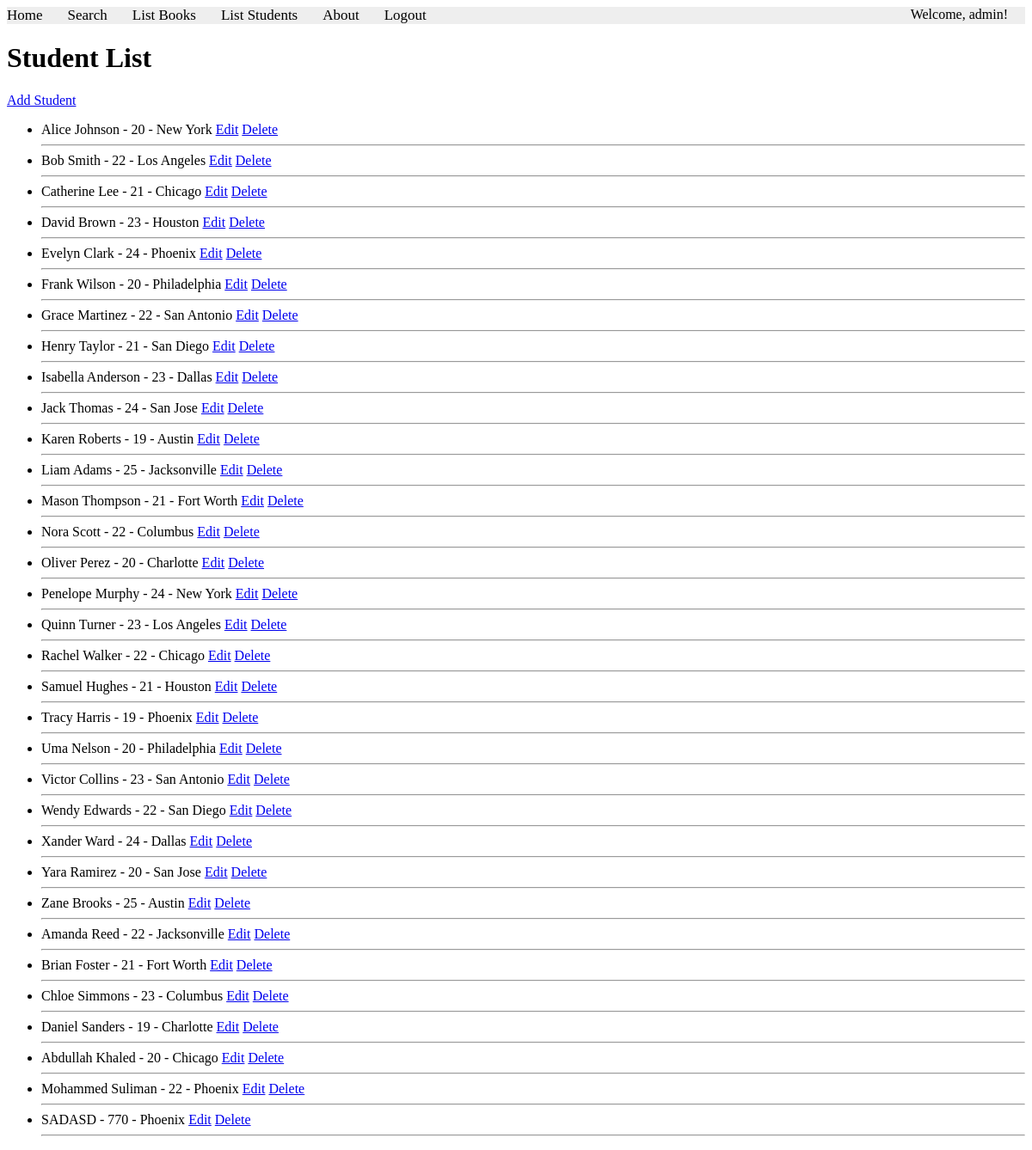
/users/students/ (signed in), run on the app's committed database.
### apps/usermodule/models.py (models this page shows, shortened)
class Student(models.Model):
    name = models.CharField(max_length=100)
    age = models.IntegerField()
    address = models.ForeignKey(Address, on_delete=models.CASCADE)

class Address(models.Model):
    city = models.CharField(max_length=100)

### apps/usermodule/views.py (the view)
# urls.py: path('students/', views.list_students, name='list_students'),
@login_required(login_url='login')
def list_students(request):
    students = Student.objects.all()
    return render(request, 'usermodule/list_students.html', {'students': students})

### apps/templates/usermodule/list_students.html (shortened to what this page needs)
{% extends "layouts/base.html" %}
{% block content %}
    <h1>Student List</h1>
    <a href="{% url 'add_student' %}">Add Student</a>
    <ul>
        {% for student in students %}
            <li>
                {{ student.name }} - {{ student.age }} - {{ student.address.city }}
                <a href="{% url 'update_student' student.id %}">Edit</a>
                <a href="{% url 'delete_student' student.id %}">Delete</a>
            </li>
            <hr>
        {% endfor %}
    </ul>
{% endblock content %}

### apps/templates/includes/header.html
<div class="topnav">
    <a href="{% url 'books.index' %}">Home</a>
    <a href="{% url 'books.search' %}">Search</a>
    <a href="{% url 'books.list_books' %}">List Books</a>
    <a href="{% url 'list_students' %}">List Students</a>
    <a href="{% url 'books.aboutus' %}">About</a>
    {% if user.is_authenticated %}
        <a href="{% url 'logout' %}">Logout</a>
        <span style="float: right; margin-right: 20px;">Welcome, {{ user.username }}!</span>
    {% else %}
    <a href="{% url 'login' %}">Login</a>
    {% endif %}
</div>

### apps/static/styles.css (style rules this page uses)
.topnav { background-color: #eeeeee; width: 100%; }
.topnav a { color: #000000; text-align: center; margin-right: 25px; text-decoration: none; font-size: 17px; }
body { background-color: lighred; }

### data on the page
Student: name "Alice Johnson", age "20", address.city "New York"
Student: name "Bob Smith", age "22", address.city "Los Angeles"
Student: name "Catherine Lee", age "21", address.city "Chicago"
Student: name "David Brown", age "23", address.city "Houston"
Student: name "Evelyn Clark", age "24", address.city "Phoenix"
Student: name "Frank Wilson", age "20", address.city "Philadelphia"
Student: name "Grace Martinez", age "22", address.city "San Antonio"
Student: name "Henry Taylor", age "21", address.city "San Diego"
Student: name "Isabella Anderson", age "23", address.city "Dallas"
Student: name "Jack Thomas", age "24", address.city "San Jose"
Student: name "Karen Roberts", age "19", address.city "Austin"
Student: name "Liam Adams", age "25", address.city "Jacksonville"
Student: name "Mason Thompson", age "21", address.city "Fort Worth"
Student: name "Nora Scott", age "22", address.city "Columbus"
Student: name "Oliver Perez", age "20", address.city "Charlotte"
Student: name "Penelope Murphy", age "24", address.city "New York"
Student: name "Quinn Turner", age "23", address.city "Los Angeles"
Student: name "Rachel Walker", age "22", address.city "Chicago"
Student: name "Samuel Hughes", age "21", address.city "Houston"
Student: name "Tracy Harris", age "19", address.city "Phoenix"
Student: name "Uma Nelson", age "20", address.city "Philadelphia"
Student: name "Victor Collins", age "23", address.city "San Antonio"
Student: name "Wendy Edwards", age "22", address.city "San Diego"
Student: name "Xander Ward", age "24", address.city "Dallas"
Student: name "Yara Ramirez", age "20", address.city "San Jose"
Student: name "Zane Brooks", age "25", address.city "Austin"
Student: name "Amanda Reed", age "22", address.city "Jacksonville"
Student: name "Brian Foster", age "21", address.city "Fort Worth"
Student: name "Chloe Simmons", age "23", address.city "Columbus"
Student: name "Daniel Sanders", age "19", address.city "Charlotte"
Student: name "Abdullah Khaled", age "20", address.city "Chicago"
Student: name "Mohammed Suliman", age "22", address.city "Phoenix"
Student: name "SADASD", age "770", address.city "Phoenix"

### other printed values
{{ user.username }} "admin"
